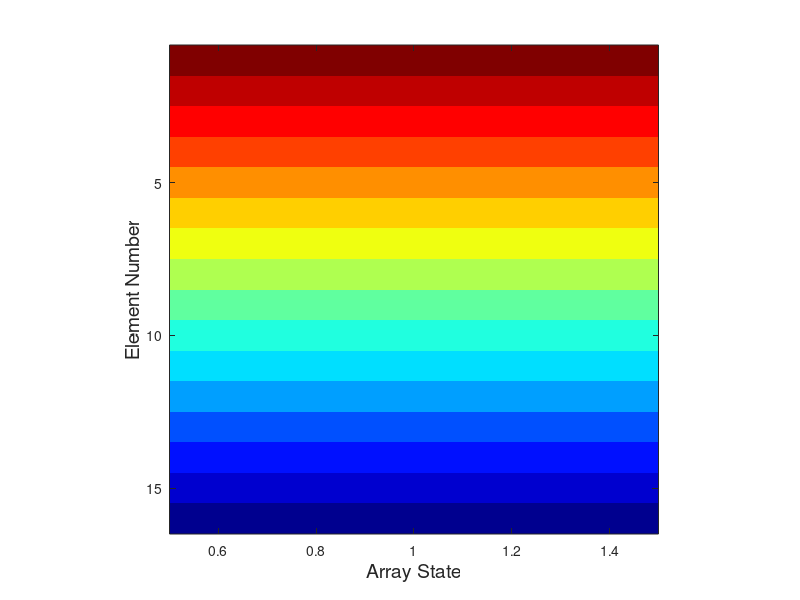

Here is the MATLAB script that generated this plot:
%%%%%%%%%%%%%%%%%%%%%%%%%%%%%%%%%%%%%%%%%%%%%%%%%%%%%%%%%%%%%%%%%%%%%%%%%%%%
% Title:    Quick Sort Algorithm Visualisation for Reversed Arrays
%%%%%%%%%%%%%%%%%%%%%%%%%%%%%%%%%%%%%%%%%%%%%%%%%%%%%%%%%%%%%%%%%%%%%%%%%%%%
clear all;
close all;
clc;
N = 16;     % Length of array to be sorted
V = N:-1:1; % Generate an array containing integers from N down to 1

changeNumber                 = 1;
arrayState(1:N,changeNumber) = V;
changeNumber                 = changeNumber + 1;
disp(['Array sorted: ' num2str(V)]);
r = max(V);
C = zeros(r,1);
for j = 1:N
    C(V(j)) = C(V(j)) + 1;
end
% Convert to cumulative values
for i = 2:r
    C(i) = C(i) + C(i - 1);
end
% Sort the array
sx = nan(N,1);
for j = N:-1:1
    sx(C(V(j))) = V(j);
    C(V(j)) = C(V(j)) - 1;
end

disp(['Array sorted: ' num2str(V)]);

figure;
imagesc(arrayState);
axis square;
colormap jet;
ylabel('Element Number','FontSize',14);
xlabel('Array State','FontSize',14);
% Store High-resolution Image Suitable for use in Reports
print -f1 -r300 -dbmp countingSortVisualisation.bmp

